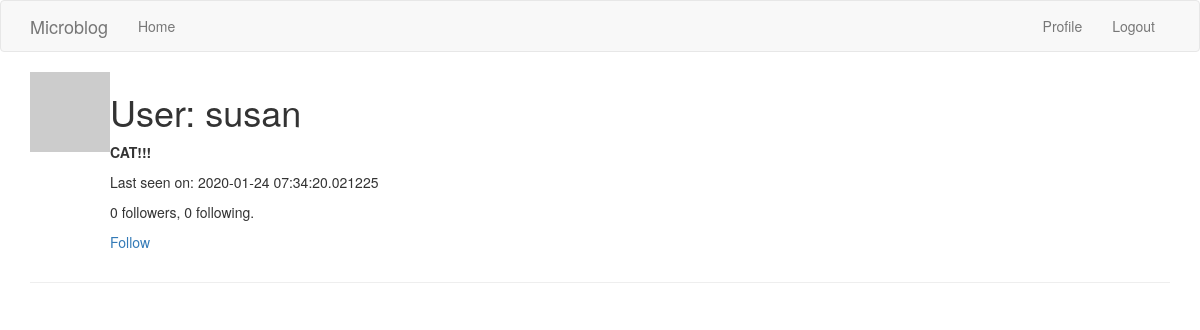
Screenshot of /user/susan (signed in) with the database file from the repository.
### app/models.py (models this page shows, shortened)
class User(UserMixin, db.Model):
    id = db.Column(db.Integer, primary_key=True)
    username = db.Column(db.String(64), index=True, unique=True)
    email = db.Column(db.String(120), index=True, unique=True)
    password_hash = db.Column(db.String(128))
    posts = db.relationship('Post', backref='author', lazy='dynamic')
    about_me = db.Column(db.String(140))
    last_seen = db.Column(db.DateTime, default=datetime.utcnow)
    dummy_token = jwt.encode({'some': 'payload'}, 'secret', algorithm='HS256')
    followed = db.relationship(
        'User', secondary=followers,
        primaryjoin=(followers.c.follower_id == id),
        secondaryjoin=(followers.c.followed_id == id),
        backref=db.backref('followers', lazy='dynamic'), lazy='dynamic')
    def avatar(self, size):
        digest = md5(self.email.lower().encode('utf-8')).hexdigest()
        return 'https://www.gravatar.com/avatar/{}?d=identicon&s={}'.format(digest, size)
    def is_following(self, user):
        return self.followed.filter(
            followers.c.followed_id == user.id).count() > 0

### app/routes.py (the view)
@app.route('/user/<username>')
@login_required
def user(username):
    user = User.query.filter_by(username=username).first_or_404()
    posts = [
        {'author': user, 'body': 'Test post #1'},
        {'author': user, 'body': 'Test post #2'}
    ]
    return render_template('user.html', user=user)

### app/models.py (called while the page is built)
@login.user_loader
def load_user(id):
    return User.query.get(int(id))

### app/routes.py (called while the page is built)
@app.before_request
def before_request():
    if current_user.is_authenticated:
        current_user.last_seen = datetime.utcnow()
        db.session.commit()

### app/templates/user.html (shortened to what this page needs)
{% extends "base.html" %}
{% block content %}
<div class="container">
  <table>
    <tr valign="top">
      <td><img src="{{ user.avatar(36) }}"></td>
      <td>
        <h1>User: {{ user.username }}</h1>
        {% if user.about_me %}<p><strong>{{ user.about_me }}</strong></p>{% endif %}
        {% if user.last_seen %}<p>Last seen on: {{ user.last_seen }}</p>{% endif %}
        <p>{{ user.followers.count() }} followers, {{ user.followed.count() }} following.</p>
        {% if user == current_user %}
        <p><a href="{{ url_for('edit_profile') }}">Edit your profile</a></p>
        {% elif not current_user.is_following(user) %}
        <p><a href="{{ url_for('follow', username=user.username) }}">Follow</a></p>
        {% else %}
        <p><a href="{{ url_for('unfollow', username=user.username) }}">Unfollow</a></p>
        {% endif %}
      </td>
    </tr>
  </table>
  <hr>
</div>
{% endblock %}

### rows the page displays
User: username "susan", about_me "CAT!!!", last_seen "2020-01-24 07:34:20.021225"

### other values shown
{{ user.followers.count() }} "0"
{{ user.followed.count() }} "0"
